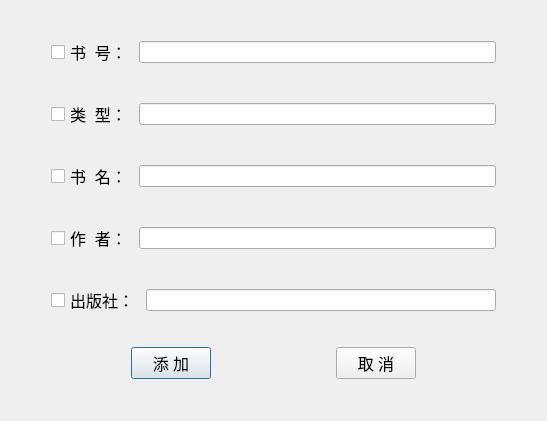
<?xml version="1.0" encoding="UTF-8"?>
<ui version="4.0">
 <class>Add_N_Update</class>
 <widget class="QDialog" name="Add_N_Update">
  <property name="geometry">
   <rect>
    <x>0</x>
    <y>0</y>
    <width>547</width>
    <height>421</height>
   </rect>
  </property>
  <property name="windowTitle">
   <string>Dialog</string>
  </property>
  <layout class="QVBoxLayout" name="verticalLayout">
   <item>
    <layout class="QHBoxLayout" name="horizontalLayout_6">
     <item>
      <spacer name="horizontalSpacer">
       <property name="orientation">
        <enum>Qt::Horizontal</enum>
       </property>
       <property name="sizeType">
        <enum>QSizePolicy::Minimum</enum>
       </property>
       <property name="sizeHint" stdset="0">
        <size>
         <width>40</width>
         <height>20</height>
        </size>
       </property>
      </spacer>
     </item>
     <item>
      <widget class="QCheckBox" name="check_bnum">
       <property name="font">
        <font>
         <pointsize>12</pointsize>
        </font>
       </property>
       <property name="whatsThis">
        <string>只能输入数字</string>
       </property>
       <property name="text">
        <string>书  号：</string>
       </property>
      </widget>
     </item>
     <item>
      <widget class="QLineEdit" name="line_bnum">
       <property name="whatsThis">
        <string>只能输入数字</string>
       </property>
      </widget>
     </item>
     <item>
      <spacer name="horizontalSpacer_2">
       <property name="orientation">
        <enum>Qt::Horizontal</enum>
       </property>
       <property name="sizeType">
        <enum>QSizePolicy::Minimum</enum>
       </property>
       <property name="sizeHint" stdset="0">
        <size>
         <width>40</width>
         <height>20</height>
        </size>
       </property>
      </spacer>
     </item>
    </layout>
   </item>
   <item>
    <layout class="QHBoxLayout" name="horizontalLayout_5">
     <item>
      <spacer name="horizontalSpacer_3">
       <property name="orientation">
        <enum>Qt::Horizontal</enum>
       </property>
       <property name="sizeType">
        <enum>QSizePolicy::Minimum</enum>
       </property>
       <property name="sizeHint" stdset="0">
        <size>
         <width>40</width>
         <height>20</height>
        </size>
       </property>
      </spacer>
     </item>
     <item>
      <widget class="QCheckBox" name="check_bkind">
       <property name="font">
        <font>
         <pointsize>12</pointsize>
        </font>
       </property>
       <property name="whatsThis">
        <string>只能输入“中文书、英文书、馆藏精品”</string>
       </property>
       <property name="text">
        <string>类  型：</string>
       </property>
      </widget>
     </item>
     <item>
      <widget class="QLineEdit" name="line_bkind">
       <property name="whatsThis">
        <string>只能输入“中文书、英文书、馆藏精品”</string>
       </property>
      </widget>
     </item>
     <item>
      <spacer name="horizontalSpacer_4">
       <property name="orientation">
        <enum>Qt::Horizontal</enum>
       </property>
       <property name="sizeType">
        <enum>QSizePolicy::Minimum</enum>
       </property>
       <property name="sizeHint" stdset="0">
        <size>
         <width>40</width>
         <height>20</height>
        </size>
       </property>
      </spacer>
     </item>
    </layout>
   </item>
   <item>
    <layout class="QHBoxLayout" name="horizontalLayout_4">
     <item>
      <spacer name="horizontalSpacer_5">
       <property name="orientation">
        <enum>Qt::Horizontal</enum>
       </property>
       <property name="sizeType">
        <enum>QSizePolicy::Minimum</enum>
       </property>
       <property name="sizeHint" stdset="0">
        <size>
         <width>40</width>
         <height>20</height>
        </size>
       </property>
      </spacer>
     </item>
     <item>
      <widget class="QCheckBox" name="check_bname">
       <property name="font">
        <font>
         <pointsize>12</pointsize>
        </font>
       </property>
       <property name="text">
        <string>书  名：</string>
       </property>
      </widget>
     </item>
     <item>
      <widget class="QLineEdit" name="line_bname"/>
     </item>
     <item>
      <spacer name="horizontalSpacer_6">
       <property name="orientation">
        <enum>Qt::Horizontal</enum>
       </property>
       <property name="sizeType">
        <enum>QSizePolicy::Minimum</enum>
       </property>
       <property name="sizeHint" stdset="0">
        <size>
         <width>40</width>
         <height>20</height>
        </size>
       </property>
      </spacer>
     </item>
    </layout>
   </item>
   <item>
    <layout class="QHBoxLayout" name="horizontalLayout_3">
     <item>
      <spacer name="horizontalSpacer_7">
       <property name="orientation">
        <enum>Qt::Horizontal</enum>
       </property>
       <property name="sizeType">
        <enum>QSizePolicy::Minimum</enum>
       </property>
       <property name="sizeHint" stdset="0">
        <size>
         <width>40</width>
         <height>20</height>
        </size>
       </property>
      </spacer>
     </item>
     <item>
      <widget class="QCheckBox" name="check_bauthor">
       <property name="font">
        <font>
         <pointsize>12</pointsize>
        </font>
       </property>
       <property name="text">
        <string>作  者：</string>
       </property>
      </widget>
     </item>
     <item>
      <widget class="QLineEdit" name="line_bauthor"/>
     </item>
     <item>
      <spacer name="horizontalSpacer_8">
       <property name="orientation">
        <enum>Qt::Horizontal</enum>
       </property>
       <property name="sizeType">
        <enum>QSizePolicy::Minimum</enum>
       </property>
       <property name="sizeHint" stdset="0">
        <size>
         <width>40</width>
         <height>20</height>
        </size>
       </property>
      </spacer>
     </item>
    </layout>
   </item>
   <item>
    <layout class="QHBoxLayout" name="horizontalLayout">
     <item>
      <spacer name="horizontalSpacer_9">
       <property name="orientation">
        <enum>Qt::Horizontal</enum>
       </property>
       <property name="sizeType">
        <enum>QSizePolicy::Minimum</enum>
       </property>
       <property name="sizeHint" stdset="0">
        <size>
         <width>40</width>
         <height>20</height>
        </size>
       </property>
      </spacer>
     </item>
     <item>
      <widget class="QCheckBox" name="check_bpublish">
       <property name="font">
        <font>
         <pointsize>12</pointsize>
        </font>
       </property>
       <property name="text">
        <string>出版社：</string>
       </property>
      </widget>
     </item>
     <item>
      <widget class="QLineEdit" name="line_bpublish"/>
     </item>
     <item>
      <spacer name="horizontalSpacer_10">
       <property name="orientation">
        <enum>Qt::Horizontal</enum>
       </property>
       <property name="sizeType">
        <enum>QSizePolicy::Minimum</enum>
       </property>
       <property name="sizeHint" stdset="0">
        <size>
         <width>40</width>
         <height>20</height>
        </size>
       </property>
      </spacer>
     </item>
    </layout>
   </item>
   <item>
    <layout class="QHBoxLayout" name="horizontalLayout_2">
     <item>
      <spacer name="horizontalSpacer_11">
       <property name="orientation">
        <enum>Qt::Horizontal</enum>
       </property>
       <property name="sizeHint" stdset="0">
        <size>
         <width>40</width>
         <height>20</height>
        </size>
       </property>
      </spacer>
     </item>
     <item>
      <widget class="QPushButton" name="do_b">
       <property name="font">
        <font>
         <pointsize>12</pointsize>
        </font>
       </property>
       <property name="text">
        <string>添 加</string>
       </property>
      </widget>
     </item>
     <item>
      <spacer name="horizontalSpacer_13">
       <property name="orientation">
        <enum>Qt::Horizontal</enum>
       </property>
       <property name="sizeHint" stdset="0">
        <size>
         <width>40</width>
         <height>20</height>
        </size>
       </property>
      </spacer>
     </item>
     <item>
      <widget class="QPushButton" name="c_b">
       <property name="font">
        <font>
         <pointsize>12</pointsize>
        </font>
       </property>
       <property name="text">
        <string>取 消</string>
       </property>
      </widget>
     </item>
     <item>
      <spacer name="horizontalSpacer_12">
       <property name="orientation">
        <enum>Qt::Horizontal</enum>
       </property>
       <property name="sizeHint" stdset="0">
        <size>
         <width>40</width>
         <height>20</height>
        </size>
       </property>
      </spacer>
     </item>
    </layout>
   </item>
  </layout>
 </widget>
 <resources/>
 <connections>
  <connection>
   <sender>c_b</sender>
   <signal>clicked()</signal>
   <receiver>Add_N_Update</receiver>
   <slot>close()</slot>
   <hints>
    <hint type="sourcelabel">
     <x>406</x>
     <y>380</y>
    </hint>
    <hint type="destinationlabel">
     <x>273</x>
     <y>210</y>
    </hint>
   </hints>
  </connection>
 </connections>
</ui>
